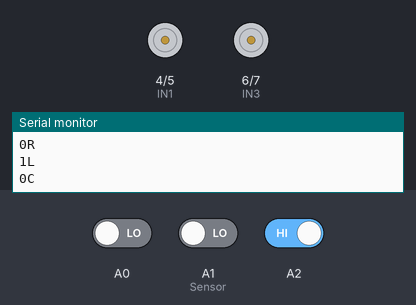
Bench run of a sketch on a simulated Arduino Uno, built with avr-gcc and run on an emulated ATmega328P. Shown: motor-driver pin pairs drawn as motors (green arrow = first pin HIGH = forward, orange = second pin HIGH = backward, longer = more drive), the last lines printed to the serial monitor. Inputs (shaded band) come from the test bench; at power-on: A0 LOW, A2 HIGH, A1 (Sensor) LOW.

Above: at 1.8 s.
1.9 s: A0 driven HIGH
At 3.2 s:
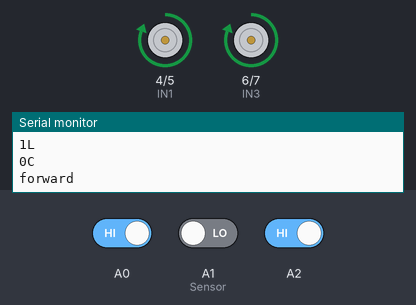
3.5 s: A2 driven LOW
At 4.5 s:
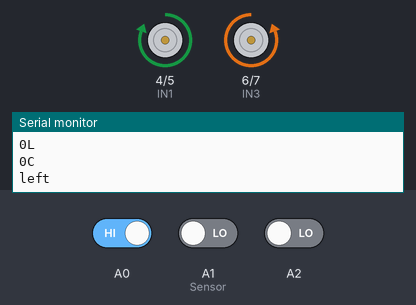
5.0 s: A2 driven HIGH
At 5.7 s:
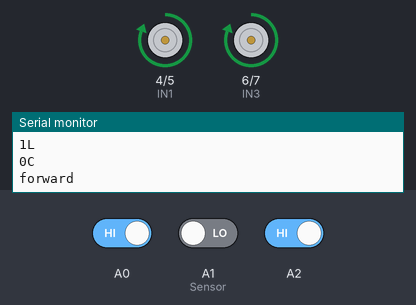
6.5 s: A1 (Sensor) driven HIGH
At 6.9 s:
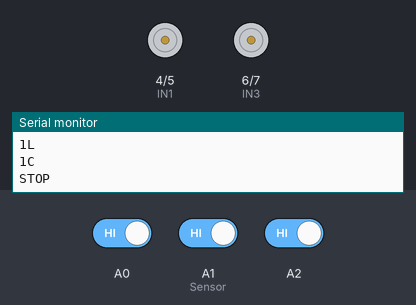
8.5 s: A0 driven LOW
At 9.6 s:
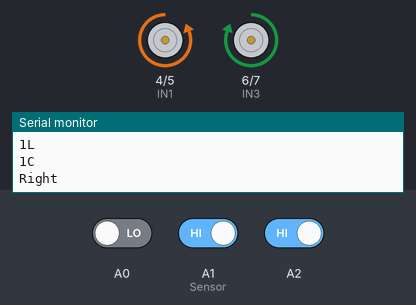
Timing chart, 0 to 11.0 s (numbered marks = the images above; inputs shaded):
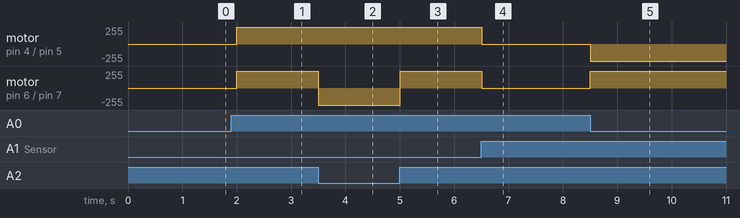

The sketch:

linefollower.ino
```cpp
/*
 *  This Code Written By A.Shelbaya Inc for
 *  line Follower Robot Nov/2018
 */
// Arduino Pin Connect to Motor Driver
int IN1 = 4;
int IN2 = 5;
int IN3 = 6;
int IN4 = 7;
// Memory location to store sensor Reading
int L; // Left Sensor
int C; // Middel Sensor
int R; // Right Sensor
void setup()
{
  // Define Motor Drive Pin as Output
  pinMode(IN1, OUTPUT);
  pinMode(IN2, OUTPUT);
  pinMode(IN3, OUTPUT);
  pinMode(IN4, OUTPUT);
  // Define Sensor Pin As Input
  pinMode(A0, INPUT);
  pinMode(A1, INPUT);
  pinMode(A2, INPUT);
  Serial.begin(9600);
}
void loop()
{
  R = digitalRead(A0); // Read and Store Right Sensor Reading
  C = digitalRead(A1); // Read and Store Middel Sensor Reading
  L = digitalRead(A2); // Read and Store Left Sensor Reading
  // Serial for Debugging
  Serial.print(R);
  Serial.println("R");
  Serial.print(L);
  Serial.println("L");
  Serial.print(C);
  Serial.println("C");
// Stop Condation all sensor see black or white
  if ((L == LOW && C == LOW && R == LOW) || (L == HIGH && C == HIGH && R == HIGH))
  {
    STOP();
    Serial.println("STOP");
  }
  //Move Left Condation Left sensor see black line
  else if ((L == LOW && C == HIGH && R == HIGH) || ( L == LOW && C == LOW && R == HIGH))
  {
    left();
    Serial.println("left");
  }
  //Move Right Condation right sensor see black line
  else if ((L == HIGH && C == HIGH && R == LOW ) || ( L == LOW && C == LOW && R == LOW))
  {
    right();
    Serial.println("Right");
  }
  //Move Middel Condation Middel sensor see black line
  else if (L == HIGH && C == LOW && R == HIGH)
  {
    forward();
    Serial.println("forward");
  }
  delay(500);
}

void forward()
{
  digitalWrite(IN1, HIGH);
  digitalWrite(IN2, LOW);
  digitalWrite(IN3, HIGH);
  digitalWrite(IN4, LOW);
}
void backword()
{
  digitalWrite(IN1, LOW);
  digitalWrite(IN2, HIGH);
  digitalWrite(IN3, LOW);
  digitalWrite(IN4, HIGH);
}
void left()
{
  digitalWrite(IN1, HIGH);
  digitalWrite(IN2, LOW);
  digitalWrite(IN3, LOW);
  digitalWrite(IN4, HIGH);
}
void right()
{
  digitalWrite(IN1, LOW);
  digitalWrite(IN2, HIGH);
  digitalWrite(IN3, HIGH);
  digitalWrite(IN4, LOW);
}
void STOP()
{
  digitalWrite(IN1, LOW);
  digitalWrite(IN2, LOW);
  digitalWrite(IN3, LOW);
  digitalWrite(IN4, LOW);
}
```

Measured:
- after the input at 1.9 s, motor on pin 4 (IN1) / pin 5 (IN2), motor on pin 6 (IN3) / pin 7 (IN4): stopped → forward 255/255 after 0.10 s
- after the input at 3.5 s, motor on pin 6 (IN3) / pin 7 (IN4): forward 255/255 → backward 255/255 at once
- after the input at 5.0 s, motor on pin 6 (IN3) / pin 7 (IN4): backward 255/255 → forward 255/255 at once
- after the input at 6.5 s, motor on pin 4 (IN1) / pin 5 (IN2), motor on pin 6 (IN3) / pin 7 (IN4): forward 255/255 → stopped at once
- after the input at 8.5 s, motor on pin 4 (IN1) / pin 5 (IN2): stopped → backward 255/255 at once; motor on pin 6 (IN3) / pin 7 (IN4): stopped → forward 255/255 at once
